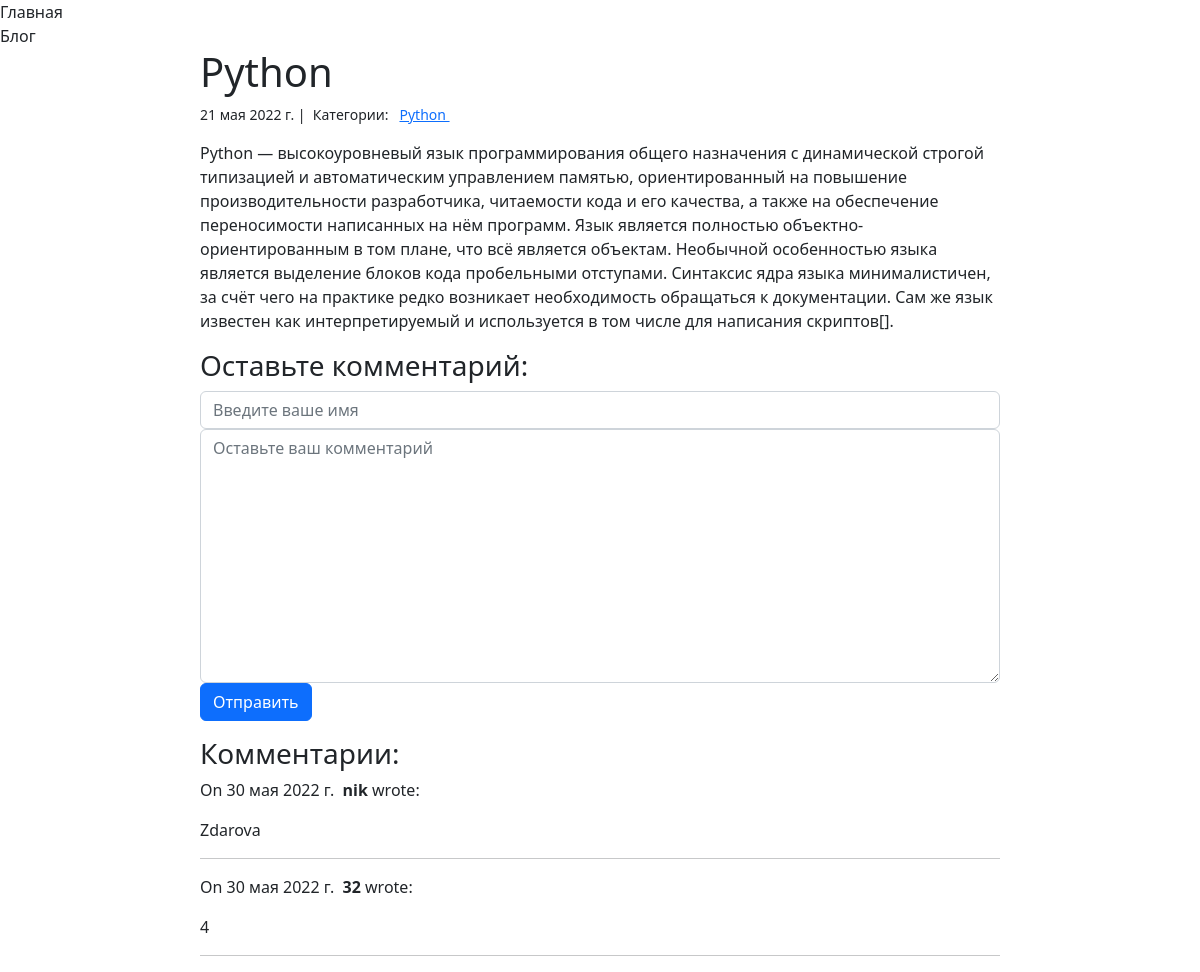
The app's page /blog/2/ with its own data.
### blog/models.py (models this page shows)
class Post(models.Model):
    title = models.CharField(max_length=255)
    body= models.TextField()
    created_on= models.DateTimeField(auto_now_add=True)
    last_modified= models.DateTimeField(auto_now=True)
    categories=models.ManyToManyField('Category',related_name='posts')

class Category(models.Model ):
    name= models.CharField(max_length=20)

class Comment(models.Model):
    author=models.CharField(max_length=16)
    body=models.TextField()
    created_on=models.DateTimeField(auto_now_add=True)
    post=models.ForeignKey('Post',on_delete=models.CASCADE,)

### blog/views.py (the view, shortened to what this page needs)
# urls.py: path('<int:pk>/',views.blog_detail,name='blog_detail'),
def blog_detail(request,pk):
    post=Post.objects.get(pk=pk)
    form= CommentForm()
    comments= Comment.objects.filter(post=post)
    context={
        'post':post,
        'comments':comments,
        'form':form,
    }
    return render(request,'blog_detail.html',context)

### blog/forms.py
class CommentForm(forms.Form):
    author= forms.CharField(
        max_length=60,
        widget=forms.TextInput(attrs={
            'class':'form-control',
            'placeholder':'Введите ваше имя'
        })
    )
    body=forms.CharField(widget=forms.Textarea(
        attrs={
        'class':'form-control',
        'placeholder' :'Оставьте ваш комментарий'
        })
    )

### blog/templates/blog_detail.html (shortened to what this page needs)
{% extends 'base.html' %}
{% block page_content %}
<div class="col-md-8 offset-md-2">
    <h1>{{post.title}}</h1>
    <small>
        {{ post.created_on.date}} |&nbsp;
        Категории: &nbsp;
        {% for category in post.categories.all %}
        <a href="{% url 'blog_category' category.name %}">
            {{ category.name}}
        </a> &nbsp;
        {% endfor%}
    </small>
    <p> {{ post.body | linebreaks }} </p>
    <h3> Оставьте комментарий:</h3>
    <form  action="/blog/{{ post.pk }}/" method="post" >
        <div class="form-group">
            {{ form.author }}
        </div>
        <div class="form-group">
            {{ form.body }}
        </div>
        <button type="submit" class="btn btn-primary">Отправить</button>
    </form>
    <h3>Комментарии:</h3>
    {% for comments in comments %}
    <p>
        On {{comments.created_on.date }}&nbsp;
        <b>{{comments.author }}</b> wrote:
    </p>
    <p>{{comments.body }}</p>
    <hr>
    {% endfor %}
</div>
{% endblock%}

### templates/base.html (shortened to what this page needs)
<link href="https://cdn.jsdelivr.net/npm/bootstrap@5.2.0-beta1/dist/css/bootstrap.min.css" rel="stylesheet">
<div class="cl-effect-15" >
  <a   class="nav-link" href="{% url 'project_index' %}" > Главная </a>
   <a class="nav-link" href="{% url 'blog_index' %}" > Блог</a>
</div>
{% block page_content%}
{% endblock %}

### records on screen
Post: title "Python", created_on "21 мая 2022 г.", body "Python — высокоуровневый язык программирования общего назначения с динамической строгой типизацией и автоматическим управлением памятью, ориентированный на повышение производительности разработчика, читаемости кода и его качества, а также на обеспечение переносимости написанных на нём программ. Язык является полностью объектно-ориентированным в том плане, что всё является объектам. Необычной особенностью языка является выделение блоков кода пробельными отступами. Синтаксис ядра языка минималистичен, за счёт чего на практике редко возникает необходимость обращаться к документации. Сам же язык известен как интерпретируемый и используется в том числе для написания скриптов[]."
Category: name "Python"
Comment: created_on "30 мая 2022 г.", author "nik", body "Zdarova"
Comment: created_on "30 мая 2022 г.", author "32", body "4"
